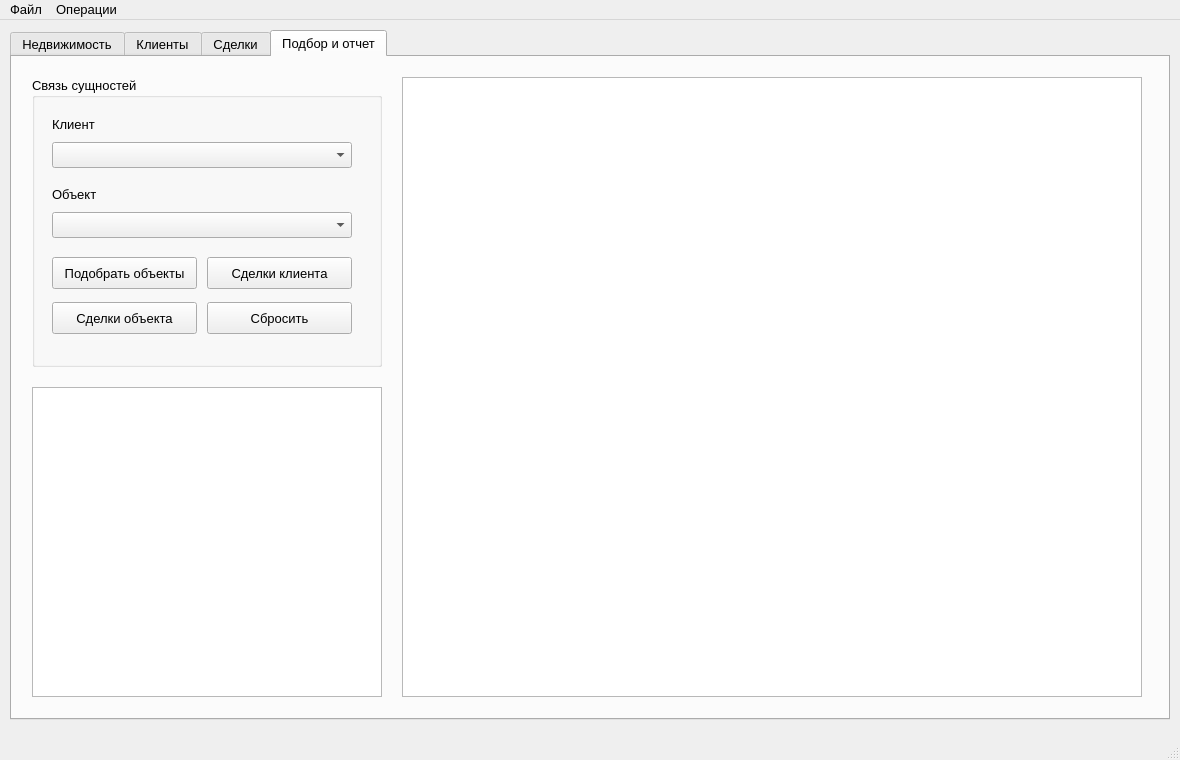
<?xml version="1.0" encoding="UTF-8"?>
<ui version="4.0">
 <class>MainWindow</class>
 <widget class="QMainWindow" name="MainWindow">
  <property name="geometry">
   <rect>
    <x>0</x>
    <y>0</y>
    <width>1180</width>
    <height>760</height>
   </rect>
  </property>
  <property name="font">
   <font>
    <pointsize>10</pointsize>
   </font>
  </property>
  <property name="windowTitle">
   <string>Агентство недвижимости</string>
  </property>
  <widget class="QWidget" name="centralwidget">
   <widget class="QTabWidget" name="tabWidget">
    <property name="geometry">
     <rect>
      <x>10</x>
      <y>10</y>
      <width>1160</width>
      <height>690</height>
     </rect>
    </property>
    <property name="currentIndex">
     <number>3</number>
    </property>
    <widget class="QWidget" name="tabProperty">
     <attribute name="title">
      <string>Недвижимость</string>
     </attribute>
     <widget class="QGroupBox" name="propertyFormGroup">
      <property name="geometry">
       <rect>
        <x>20</x>
        <y>20</y>
        <width>350</width>
        <height>360</height>
       </rect>
      </property>
      <property name="title">
       <string>Форма объекта недвижимости</string>
      </property>
      <widget class="QLabel" name="labelPropertyId">
       <property name="geometry">
        <rect>
         <x>20</x>
         <y>35</y>
         <width>120</width>
         <height>24</height>
        </rect>
       </property>
       <property name="text">
        <string>Код объекта</string>
       </property>
      </widget>
      <widget class="QSpinBox" name="propertyIdSpin">
       <property name="geometry">
        <rect>
         <x>160</x>
         <y>35</y>
         <width>160</width>
         <height>26</height>
        </rect>
       </property>
      </widget>
      <widget class="QLabel" name="labelPropertyType">
       <property name="geometry">
        <rect>
         <x>20</x>
         <y>75</y>
         <width>120</width>
         <height>24</height>
        </rect>
       </property>
       <property name="text">
        <string>Тип</string>
       </property>
      </widget>
      <widget class="QComboBox" name="propertyTypeCombo">
       <property name="geometry">
        <rect>
         <x>160</x>
         <y>75</y>
         <width>160</width>
         <height>26</height>
        </rect>
       </property>
      </widget>
      <widget class="QLabel" name="labelPropertyAddress">
       <property name="geometry">
        <rect>
         <x>20</x>
         <y>115</y>
         <width>120</width>
         <height>24</height>
        </rect>
       </property>
       <property name="text">
        <string>Адрес</string>
       </property>
      </widget>
      <widget class="QLineEdit" name="propertyAddressEdit">
       <property name="geometry">
        <rect>
         <x>160</x>
         <y>115</y>
         <width>160</width>
         <height>26</height>
        </rect>
       </property>
      </widget>
      <widget class="QLabel" name="labelPropertyRooms">
       <property name="geometry">
        <rect>
         <x>20</x>
         <y>155</y>
         <width>120</width>
         <height>24</height>
        </rect>
       </property>
       <property name="text">
        <string>Комнат</string>
       </property>
      </widget>
      <widget class="QSpinBox" name="propertyRoomsSpin">
       <property name="geometry">
        <rect>
         <x>160</x>
         <y>155</y>
         <width>160</width>
         <height>26</height>
        </rect>
       </property>
       <property name="value">
        <number>1</number>
       </property>
      </widget>
      <widget class="QLabel" name="labelPropertyArea">
       <property name="geometry">
        <rect>
         <x>20</x>
         <y>195</y>
         <width>120</width>
         <height>24</height>
        </rect>
       </property>
       <property name="text">
        <string>Площадь</string>
       </property>
      </widget>
      <widget class="QDoubleSpinBox" name="propertyAreaSpin">
       <property name="geometry">
        <rect>
         <x>160</x>
         <y>195</y>
         <width>160</width>
         <height>26</height>
        </rect>
       </property>
       <property name="suffix">
        <string> кв.м</string>
       </property>
      </widget>
      <widget class="QLabel" name="labelPropertyPrice">
       <property name="geometry">
        <rect>
         <x>20</x>
         <y>235</y>
         <width>120</width>
         <height>24</height>
        </rect>
       </property>
       <property name="text">
        <string>Цена</string>
       </property>
      </widget>
      <widget class="QSpinBox" name="propertyPriceSpin">
       <property name="geometry">
        <rect>
         <x>160</x>
         <y>235</y>
         <width>160</width>
         <height>26</height>
        </rect>
       </property>
       <property name="suffix">
        <string> руб.</string>
       </property>
      </widget>
      <widget class="QPushButton" name="btnAddProperty">
       <property name="geometry">
        <rect>
         <x>20</x>
         <y>285</y>
         <width>145</width>
         <height>32</height>
        </rect>
       </property>
       <property name="text">
        <string>Добавить</string>
       </property>
      </widget>
      <widget class="QPushButton" name="btnRemoveProperty">
       <property name="geometry">
        <rect>
         <x>175</x>
         <y>285</y>
         <width>145</width>
         <height>32</height>
        </rect>
       </property>
       <property name="text">
        <string>Удалить выбранный</string>
       </property>
      </widget>
     </widget>
     <widget class="QTableView" name="propertyTableView">
      <property name="geometry">
       <rect>
        <x>390</x>
        <y>20</y>
        <width>740</width>
        <height>620</height>
       </rect>
      </property>
     </widget>
    </widget>
    <widget class="QWidget" name="tabClient">
     <attribute name="title">
      <string>Клиенты</string>
     </attribute>
     <widget class="QGroupBox" name="clientFormGroup">
      <property name="geometry">
       <rect>
        <x>20</x>
        <y>20</y>
        <width>350</width>
        <height>330</height>
       </rect>
      </property>
      <property name="title">
       <string>Форма клиента</string>
      </property>
      <widget class="QLabel" name="labelClientId">
       <property name="geometry">
        <rect>
         <x>20</x>
         <y>35</y>
         <width>120</width>
         <height>24</height>
        </rect>
       </property>
       <property name="text">
        <string>Код клиента</string>
       </property>
      </widget>
      <widget class="QSpinBox" name="clientIdSpin">
       <property name="geometry">
        <rect>
         <x>160</x>
         <y>35</y>
         <width>160</width>
         <height>26</height>
        </rect>
       </property>
      </widget>
      <widget class="QLabel" name="labelClientName">
       <property name="geometry">
        <rect>
         <x>20</x>
         <y>75</y>
         <width>120</width>
         <height>24</height>
        </rect>
       </property>
       <property name="text">
        <string>ФИО</string>
       </property>
      </widget>
      <widget class="QLineEdit" name="clientNameEdit">
       <property name="geometry">
        <rect>
         <x>160</x>
         <y>75</y>
         <width>160</width>
         <height>26</height>
        </rect>
       </property>
      </widget>
      <widget class="QLabel" name="labelClientPhone">
       <property name="geometry">
        <rect>
         <x>20</x>
         <y>115</y>
         <width>120</width>
         <height>24</height>
        </rect>
       </property>
       <property name="text">
        <string>Телефон</string>
       </property>
      </widget>
      <widget class="QLineEdit" name="clientPhoneEdit">
       <property name="geometry">
        <rect>
         <x>160</x>
         <y>115</y>
         <width>160</width>
         <height>26</height>
        </rect>
       </property>
      </widget>
      <widget class="QLabel" name="labelClientNeed">
       <property name="geometry">
        <rect>
         <x>20</x>
         <y>155</y>
         <width>120</width>
         <height>24</height>
        </rect>
       </property>
       <property name="text">
        <string>Потребность</string>
       </property>
      </widget>
      <widget class="QComboBox" name="clientNeedTypeCombo">
       <property name="geometry">
        <rect>
         <x>160</x>
         <y>155</y>
         <width>160</width>
         <height>26</height>
        </rect>
       </property>
      </widget>
      <widget class="QLabel" name="labelClientBudget">
       <property name="geometry">
        <rect>
         <x>20</x>
         <y>195</y>
         <width>120</width>
         <height>24</height>
        </rect>
       </property>
       <property name="text">
        <string>Бюджет</string>
       </property>
      </widget>
      <widget class="QSpinBox" name="clientBudgetSpin">
       <property name="geometry">
        <rect>
         <x>160</x>
         <y>195</y>
         <width>160</width>
         <height>26</height>
        </rect>
       </property>
       <property name="suffix">
        <string> руб.</string>
       </property>
      </widget>
      <widget class="QPushButton" name="btnAddClient">
       <property name="geometry">
        <rect>
         <x>20</x>
         <y>250</y>
         <width>145</width>
         <height>32</height>
        </rect>
       </property>
       <property name="text">
        <string>Добавить</string>
       </property>
      </widget>
      <widget class="QPushButton" name="btnRemoveClient">
       <property name="geometry">
        <rect>
         <x>175</x>
         <y>250</y>
         <width>145</width>
         <height>32</height>
        </rect>
       </property>
       <property name="text">
        <string>Удалить выбранного</string>
       </property>
      </widget>
     </widget>
     <widget class="QTableView" name="clientTableView">
      <property name="geometry">
       <rect>
        <x>390</x>
        <y>20</y>
        <width>740</width>
        <height>620</height>
       </rect>
      </property>
     </widget>
    </widget>
    <widget class="QWidget" name="tabDeal">
     <attribute name="title">
      <string>Сделки</string>
     </attribute>
     <widget class="QGroupBox" name="dealFormGroup">
      <property name="geometry">
       <rect>
        <x>20</x>
        <y>20</y>
        <width>350</width>
        <height>460</height>
       </rect>
      </property>
      <property name="title">
       <string>Форма сделки</string>
      </property>
      <widget class="QLabel" name="labelDealId">
       <property name="geometry">
        <rect>
         <x>20</x>
         <y>35</y>
         <width>120</width>
         <height>24</height>
        </rect>
       </property>
       <property name="text">
        <string>Код сделки</string>
       </property>
      </widget>
      <widget class="QSpinBox" name="dealIdSpin">
       <property name="geometry">
        <rect>
         <x>160</x>
         <y>35</y>
         <width>160</width>
         <height>26</height>
        </rect>
       </property>
      </widget>
      <widget class="QLabel" name="labelDealClient">
       <property name="geometry">
        <rect>
         <x>20</x>
         <y>75</y>
         <width>120</width>
         <height>24</height>
        </rect>
       </property>
       <property name="text">
        <string>Клиент</string>
       </property>
      </widget>
      <widget class="QComboBox" name="dealClientCombo">
       <property name="geometry">
        <rect>
         <x>160</x>
         <y>75</y>
         <width>160</width>
         <height>26</height>
        </rect>
       </property>
      </widget>
      <widget class="QLabel" name="labelDealProperty">
       <property name="geometry">
        <rect>
         <x>20</x>
         <y>115</y>
         <width>120</width>
         <height>24</height>
        </rect>
       </property>
       <property name="text">
        <string>Объект</string>
       </property>
      </widget>
      <widget class="QComboBox" name="dealPropertyCombo">
       <property name="geometry">
        <rect>
         <x>160</x>
         <y>115</y>
         <width>160</width>
         <height>26</height>
        </rect>
       </property>
      </widget>
      <widget class="QLabel" name="labelDealOperation">
       <property name="geometry">
        <rect>
         <x>20</x>
         <y>155</y>
         <width>120</width>
         <height>24</height>
        </rect>
       </property>
       <property name="text">
        <string>Операция</string>
       </property>
      </widget>
      <widget class="QComboBox" name="dealOperationCombo">
       <property name="geometry">
        <rect>
         <x>160</x>
         <y>155</y>
         <width>160</width>
         <height>26</height>
        </rect>
       </property>
      </widget>
      <widget class="QLabel" name="labelDealDate">
       <property name="geometry">
        <rect>
         <x>20</x>
         <y>195</y>
         <width>120</width>
         <height>24</height>
        </rect>
       </property>
       <property name="text">
        <string>Дата</string>
       </property>
      </widget>
      <widget class="QDateEdit" name="dealDateEdit">
       <property name="geometry">
        <rect>
         <x>160</x>
         <y>195</y>
         <width>160</width>
         <height>26</height>
        </rect>
       </property>
      </widget>
      <widget class="QLabel" name="labelDealAmount">
       <property name="geometry">
        <rect>
         <x>20</x>
         <y>235</y>
         <width>120</width>
         <height>24</height>
        </rect>
       </property>
       <property name="text">
        <string>Сумма</string>
       </property>
      </widget>
      <widget class="QLineEdit" name="dealAmountEdit">
       <property name="geometry">
        <rect>
         <x>160</x>
         <y>235</y>
         <width>160</width>
         <height>26</height>
        </rect>
       </property>
       <property name="readOnly">
        <bool>true</bool>
       </property>
      </widget>
      <widget class="QLabel" name="labelDealStatus">
       <property name="geometry">
        <rect>
         <x>20</x>
         <y>275</y>
         <width>120</width>
         <height>24</height>
        </rect>
       </property>
       <property name="text">
        <string>Статус</string>
       </property>
      </widget>
      <widget class="QComboBox" name="dealStatusCombo">
       <property name="geometry">
        <rect>
         <x>160</x>
         <y>275</y>
         <width>160</width>
         <height>26</height>
        </rect>
       </property>
      </widget>
      <widget class="QPushButton" name="btnAddDeal">
       <property name="geometry">
        <rect>
         <x>20</x>
         <y>335</y>
         <width>145</width>
         <height>32</height>
        </rect>
       </property>
       <property name="text">
        <string>Добавить</string>
       </property>
      </widget>
      <widget class="QPushButton" name="btnRemoveDeal">
       <property name="geometry">
        <rect>
         <x>175</x>
         <y>335</y>
         <width>145</width>
         <height>32</height>
        </rect>
       </property>
       <property name="text">
        <string>Удалить выбранную</string>
       </property>
      </widget>
      <widget class="QPushButton" name="btnCompleteDeal">
       <property name="geometry">
        <rect>
         <x>20</x>
         <y>375</y>
         <width>145</width>
         <height>32</height>
        </rect>
       </property>
       <property name="text">
        <string>Выполнить</string>
       </property>
      </widget>
      <widget class="QPushButton" name="btnCancelDeal">
       <property name="geometry">
        <rect>
         <x>175</x>
         <y>375</y>
         <width>145</width>
         <height>32</height>
        </rect>
       </property>
       <property name="text">
        <string>Отменить</string>
       </property>
      </widget>
     </widget>
     <widget class="QTableView" name="dealTableView">
      <property name="geometry">
       <rect>
        <x>390</x>
        <y>20</y>
        <width>740</width>
        <height>620</height>
       </rect>
      </property>
     </widget>
    </widget>
    <widget class="QWidget" name="tabSearch">
     <attribute name="title">
      <string>Подбор и отчет</string>
     </attribute>
     <widget class="QGroupBox" name="filterGroup">
      <property name="geometry">
       <rect>
        <x>20</x>
        <y>20</y>
        <width>350</width>
        <height>290</height>
       </rect>
      </property>
      <property name="title">
       <string>Связь сущностей</string>
      </property>
      <widget class="QLabel" name="labelFilterClient">
       <property name="geometry">
        <rect>
         <x>20</x>
         <y>35</y>
         <width>120</width>
         <height>24</height>
        </rect>
       </property>
       <property name="text">
        <string>Клиент</string>
       </property>
      </widget>
      <widget class="QComboBox" name="filterClientCombo">
       <property name="geometry">
        <rect>
         <x>20</x>
         <y>65</y>
         <width>300</width>
         <height>26</height>
        </rect>
       </property>
      </widget>
      <widget class="QLabel" name="labelFilterProperty">
       <property name="geometry">
        <rect>
         <x>20</x>
         <y>105</y>
         <width>120</width>
         <height>24</height>
        </rect>
       </property>
       <property name="text">
        <string>Объект</string>
       </property>
      </widget>
      <widget class="QComboBox" name="filterPropertyCombo">
       <property name="geometry">
        <rect>
         <x>20</x>
         <y>135</y>
         <width>300</width>
         <height>26</height>
        </rect>
       </property>
      </widget>
      <widget class="QPushButton" name="btnFindMatches">
       <property name="geometry">
        <rect>
         <x>20</x>
         <y>180</y>
         <width>145</width>
         <height>32</height>
        </rect>
       </property>
       <property name="text">
        <string>Подобрать объекты</string>
       </property>
      </widget>
      <widget class="QPushButton" name="btnShowClientDeals">
       <property name="geometry">
        <rect>
         <x>175</x>
         <y>180</y>
         <width>145</width>
         <height>32</height>
        </rect>
       </property>
       <property name="text">
        <string>Сделки клиента</string>
       </property>
      </widget>
      <widget class="QPushButton" name="btnShowPropertyDeals">
       <property name="geometry">
        <rect>
         <x>20</x>
         <y>225</y>
         <width>145</width>
         <height>32</height>
        </rect>
       </property>
       <property name="text">
        <string>Сделки объекта</string>
       </property>
      </widget>
      <widget class="QPushButton" name="btnResetFilter">
       <property name="geometry">
        <rect>
         <x>175</x>
         <y>225</y>
         <width>145</width>
         <height>32</height>
        </rect>
       </property>
       <property name="text">
        <string>Сбросить</string>
       </property>
      </widget>
     </widget>
     <widget class="QTextBrowser" name="summaryBrowser">
      <property name="geometry">
       <rect>
        <x>20</x>
        <y>330</y>
        <width>350</width>
        <height>310</height>
       </rect>
      </property>
     </widget>
     <widget class="QTableView" name="resultTableView">
      <property name="geometry">
       <rect>
        <x>390</x>
        <y>20</y>
        <width>740</width>
        <height>620</height>
       </rect>
      </property>
     </widget>
    </widget>
   </widget>
  </widget>
  <widget class="QMenuBar" name="menubar">
   <property name="geometry">
    <rect>
     <x>0</x>
     <y>0</y>
     <width>1180</width>
     <height>23</height>
    </rect>
   </property>
   <widget class="QMenu" name="menuFile">
    <property name="title">
     <string>Файл</string>
    </property>
    <addaction name="actionSeed"/>
    <addaction name="actionClear"/>
    <addaction name="separator"/>
    <addaction name="actionExit"/>
   </widget>
   <widget class="QMenu" name="menuReports">
    <property name="title">
     <string>Операции</string>
    </property>
    <addaction name="actionSummary"/>
   </widget>
   <addaction name="menuFile"/>
   <addaction name="menuReports"/>
  </widget>
  <widget class="QStatusBar" name="statusbar"/>
  <action name="actionSeed">
   <property name="text">
    <string>Заполнить примером</string>
   </property>
  </action>
  <action name="actionClear">
   <property name="text">
    <string>Очистить данные</string>
   </property>
  </action>
  <action name="actionExit">
   <property name="text">
    <string>Выход</string>
   </property>
  </action>
  <action name="actionSummary">
   <property name="text">
    <string>Показать отчет</string>
   </property>
  </action>
 </widget>
 <resources/>
 <connections/>
</ui>
